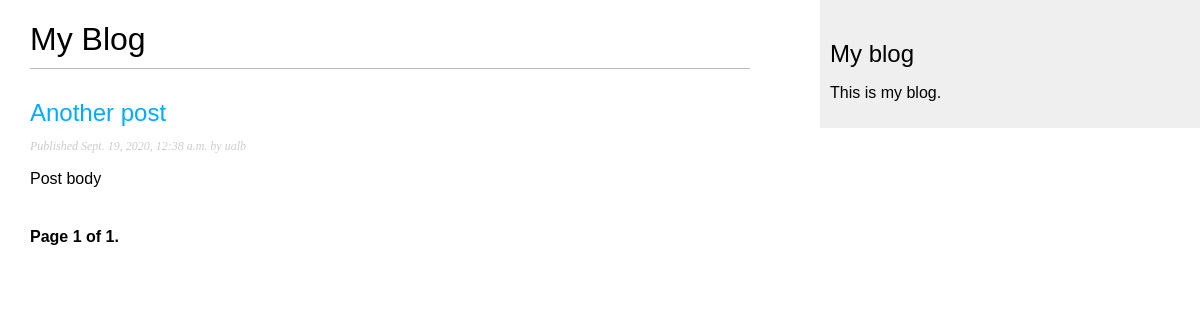
The page /blog/?page=2 on the database as committed earlier.
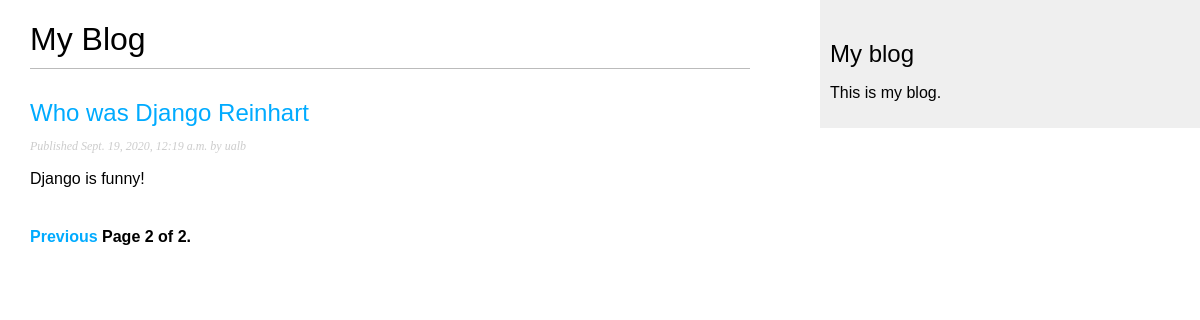
The same page on the database as committed later.
### blog/models.py (models this page shows, shortened)
class Post(models.Model):
    STATUS_CHOICES = (
        ('draft', 'Draft'),
        ('published', 'Published'),
    )
    title = models.CharField(max_length=250)
    slug = models.SlugField(max_length=250,
                            unique_for_date='publish')
    author = models.ForeignKey(User,
                                on_delete=models.CASCADE,
                                related_name='blog_post')
    body = models.TextField()
    publish = models.DateTimeField(default=timezone.now)
    created = models.DateTimeField(auto_now_add=True)
    update = models.DateTimeField(auto_now=True)
    status = models.CharField(max_length=10,
                                choices=STATUS_CHOICES,
                                default='draft')
    objects = models.Manager() # el default
    published = PublishedManager() # el modificado
    class Meta:
        ordering = ('-publish',)
    def get_absolute_url(self):
        return reverse('blog:post_detail',
                        args=[self.publish.year,
                                self.publish.month,
                                self.publish.day,
                                self.slug])

### blog/views.py (the view)
# urls.py: path('', views.post_list, name='post_list'),
def post_list(request):
    posts = Post.published.all()
    paginator = Paginator(posts, 3) #tres post por cada página
    page = request.GET.get('page')
    try:
        posts = paginator.page(page)
    except PageNotAnInteger:
        posts = paginator.page(1)
    except EmptyPage:
        posts = paginator.page(paginator.num_pages)
    return render(request, 'blog/post/list.html', {'page':page, 'posts': posts})

### blog/models.py (called while the page is built)
    def get_queryset(self):
        return super(PublishedManager, self).get_queryset().filter(status='published')

### blog/templates/blog/post/list.html (shortened to what this page needs)
{% extends "blog/base.html" %}
{% block content %}
    <h1>My Blog</h1>
    {% for post in posts %}
        <h2>
            <a href="{{ post.get_absolute_url }}">{{ post.title }}</a>
        </h2>
        <p class="date">
            Published {{ post.publish }} by {{post.author }}
        </p>
        {{ post.body|truncatewords:30|linebreaks }}
    {% endfor %}
    {% include "../pagination.html" with page=posts %}
{% endblock %}

Rows that differ between the two databases and show on the page:
no longer on this page (row unchanged): Post: title "Another post", publish "Sept. 19, 2020, 12:38 a.m.", author "ualb", body "Post body"
now on this page (row edited): Post: title "Who was Django Reinhart", publish "Sept. 19, 2020, 12:19 a.m.", author "ualb", body "Django is funny!"
Other text that changed with them:
{{ page.number }}: "1" → "2"
{{ page.paginator.num_pages }}: "1" → "2"
text now shown: "Previous"
